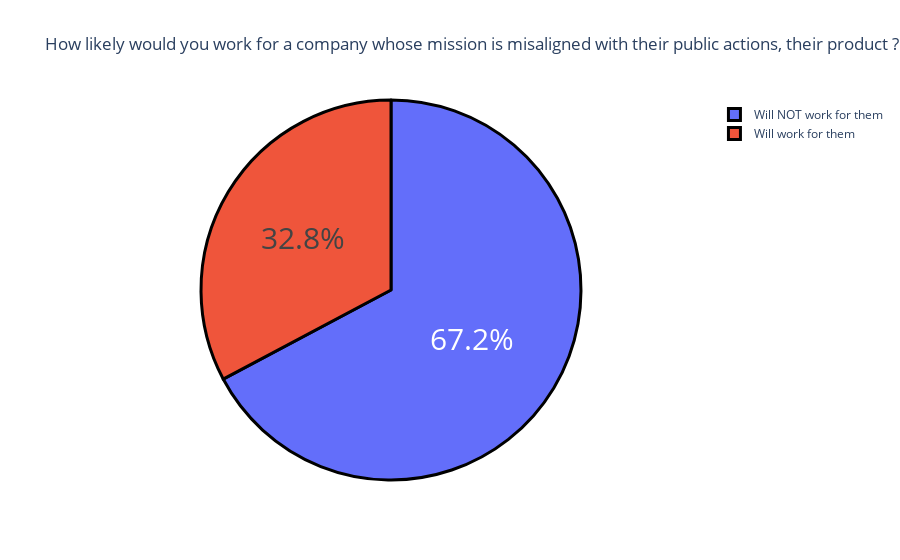

The notebook cell saved with this chart:
### Code cell
index = que5.index
values = que5.values
fig = go.Figure(data=[go.Pie(labels=index, values=values)])
fig.update_layout(title_text='How likely would you work for a company whose mission is misaligned with their public actions, their product ?')
fig.update_traces(hoverinfo='label+value', textinfo='percent', textfont_size=30,
                  marker=dict(line=dict(color='black', width=3)))
fig.show()

### Figure 1 — Plotly figure (JSON) as saved in the notebook; plotly's stock layout.template omitted (floating-point values rounded to 4 significant figures)
{"data": [{"hoverinfo": "label+value", "labels": ["Will NOT work for them", "Will work for them"], "marker": {"line": {"color": "black", "width": 3}}, "textfont": {"size": 30}, "textinfo": "percent", "type": "pie", "values": [158, 77]}], "layout": {"title": {"text": "How likely would you work for a company whose mission is misaligned with their public actions, their product ?"}}}
